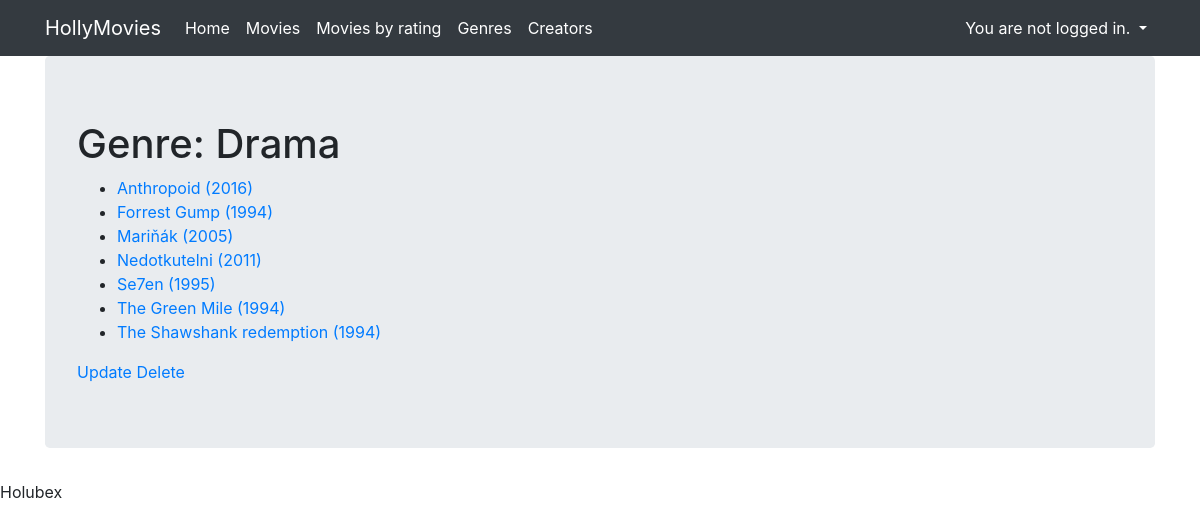
Page /genre/3/ on the committed database.
### viewer/models.py (models this page shows)
class Genre(Model):
    name = CharField(max_length=20)
    class Meta:
        ordering = ['name']
    def __str__(self):
        return self.name

class Movie(Model):
    title = CharField(max_length=64)
    title_cz = CharField(max_length=64, blank=True)
    genres = ManyToManyField(Genre, blank=True, related_name='movies')
    countries = ManyToManyField(Country, blank=True, related_name='movies')
    directors = ManyToManyField(Creator, blank=True, related_name='directed_movies')
    actors = ManyToManyField(Creator, blank=True, related_name='acting_in_movies')
    rating = IntegerField()
    released = DateField()
    length = IntegerField(null=True, blank=True)
    description = TextField(null=True)
    clicked = IntegerField(default=0)
    created = DateTimeField(auto_now_add=True)
    class Meta:
        ordering = ['title', 'released']
    def __str__(self):
        return f'{self.title} ({self.released.year})'

### viewer/views.py (the view)
# urls.py: path('genre/<pk>/', genre, name='genre'),
def genre(request, pk):
    if Genre.objects.filter(id=pk).exists():
        genre = Genre.objects.get(id=pk)
        items = genre.movies.all()  #Movie.objects.filter(genre=genre)
        return render(request,
                      "genre.html",
                      {'movies': items, 'genre': genre})
    return genres(request)

### viewer/templates/genre.html
{% extends "base.html" %}
{% block content %}
<h1>Genre: {{ genre }}</h1>
<ul>
    {% for movie in movies %}
        <li><a href="{% url 'movie' movie.id %}">{{ movie }}</a></li>
    {% empty %}
        <p>No movie of this genre in database.</p>
    {% endfor %}
</ul>
<a href="{% url 'genre_update' genre.id %}">Update</a>
<a href="{% url 'genre_delete' genre.id %}">Delete</a>
{% endblock %}

### rows in the picture
Genre: name "Drama"
Movie: title+released "Anthropoid (2016)"
Movie: title+released "Forrest Gump (1994)"
Movie: title+released "Mariňák (2005)"
Movie: title+released "Nedotkutelni (2011)"
Movie: title+released "Se7en (1995)"
Movie: title+released "The Green Mile (1994)"
Movie: title+released "The Shawshank redemption (1994)"
